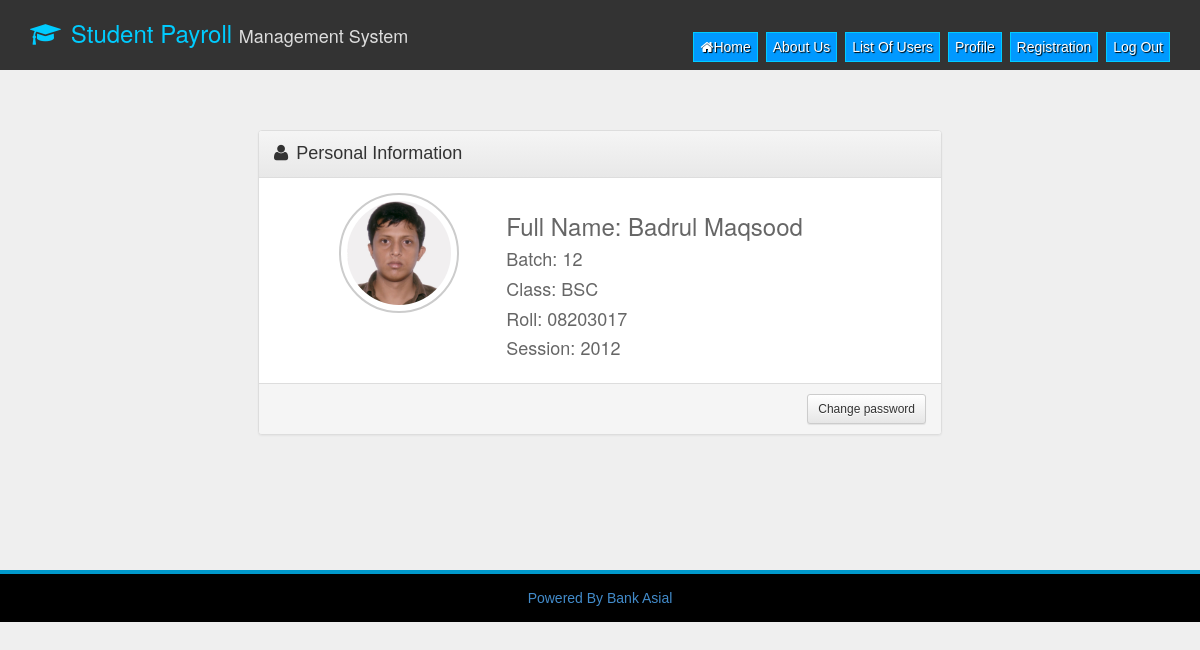
/profile.php (signed in), run on the app's committed database.
### tables this page shows
CREATE TABLE IF NOT EXISTS `user_information` (
  `user_name` varchar(50) NOT NULL,
  `full_name` varchar(50) NOT NULL,
  `email` varchar(50) NOT NULL,
  `password` varchar(50) NOT NULL,
  `user_id` varchar(50) NOT NULL,
  `avatar` varchar(100) NOT NULL,
  `roll` varchar(10) NOT NULL,
  `class` varchar(10) NOT NULL,
  `batch` varchar(10) NOT NULL,
  `session` varchar(10) NOT NULL
);

### profile.php (the view, shortened to what this page needs)
<?PHP
include_once("header.php");
$uid=$_SESSION['user_id'];
$sql=mysql_query("SELECT * FROM user_information WHERE `user_id`='$uid'");
$row=mysql_fetch_array($sql);
?>
<div id="main-content" class="container-fluid">
        <div class="container">
        <div class="panel panel-default" style="width:60%;margin:0 auto;margin-top:50px;">
        <div class="panel-heading">
        <span class="fa fa-user" style="margin-right:8px;"></span>Personal Information
        </div>
        <div class="panel-body">
        <div class="col-md-3" style="float:left" >
    <img src="<?PHP echo $row['avatar'];?>" class="profile-image" alt=""/>
    </div><div style="float:right;" class="col-md-8">
    	<h3>Full Name: <?PHP echo $row['full_name'];?></h3>
        <h4>Batch: <?PHP echo $row['batch'];?></h4>
         <h4>Class: <?PHP echo $row['class'];?></h4>
        <h4>Roll: <?PHP echo $row['roll'];?></h4>
        <h4>Session: <?PHP echo $row['session'];?></h4>
        </div>
        </div>
         <div class="panel-footer">
        <span class="pull-right"><button id="password-change-loader" class="btn btn-default btn-sm" data-toggle="modal"  data-target="#change-pswd-Modal">Change password</button></span><div class="clearfix"></div>
        </div>
      </div>
        </div>
</div>
<?PHP include_once("footer.php");?>

### css/style.css (style rules this page uses)
body { margin:0px;padding:0px; background-color:#EFEFEF; color:#666; font-family:Arial, Helvetica, sans-serif; }
#main-content { padding:10px;min-height:500px; }
.profile-image { width:120px;height:120px;padding:6px;border:2px solid #ccc;background-color:#fff;border-radius:100px;-webkit-border-radius:100px;margin-left:50px; }
.panel-heading { font-size:18px; }

### data on the page
user_information: avatar (picture), full_name "Badrul Maqsood", batch "12", class "BSC", roll "08203017", session "2012"
